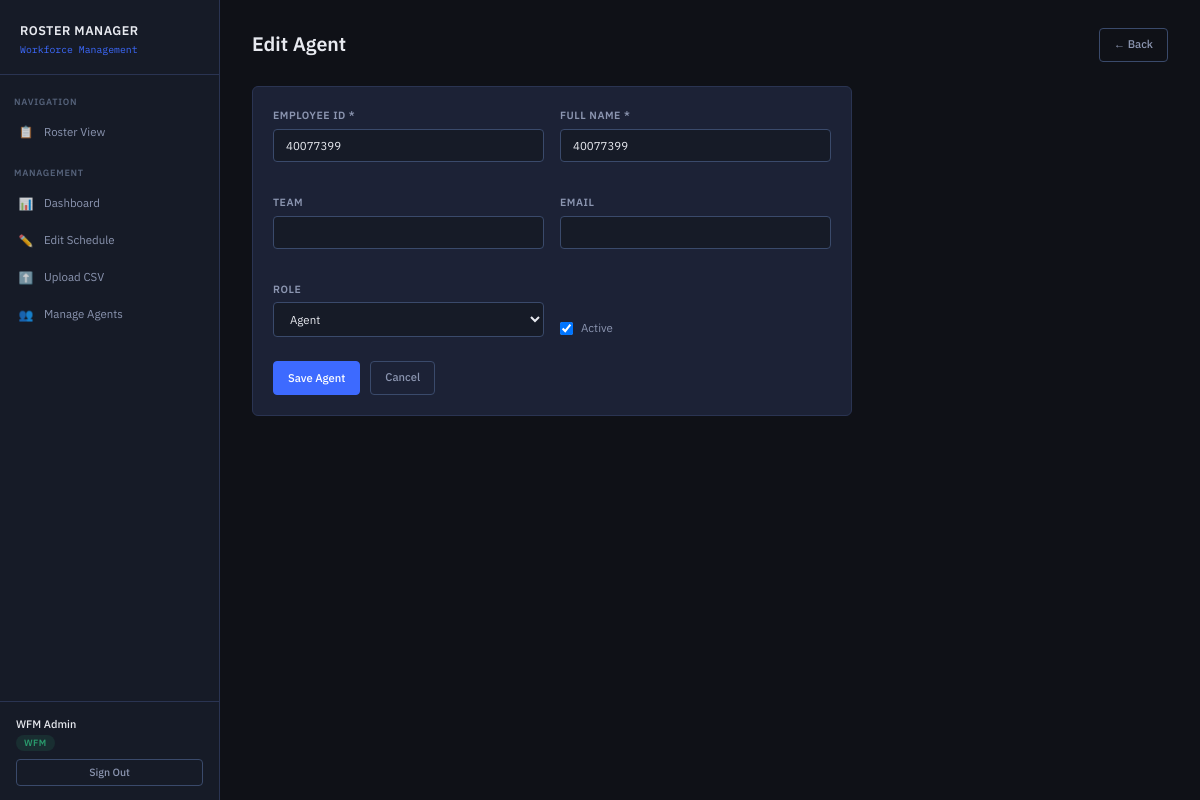
/edit-agent/59/ (signed in), run on the app's committed database.
### roster/models.py (models this page shows, shortened)
class UserProfile(models.Model):
    ROLE_CHOICES = [
        ('wfm', 'WFM'),
        ('supervisor', 'Supervisor'),
        ('agent', 'Agent'),
    ]
    user = models.OneToOneField(User, on_delete=models.CASCADE, null=True, blank=True)
    role = models.CharField(max_length=20, choices=ROLE_CHOICES, default='agent')
    employee_id = models.CharField(max_length=50, unique=True)
    full_name = models.CharField(max_length=200)
    team = models.CharField(max_length=100, blank=True)
    email = models.EmailField(blank=True)
    is_active = models.BooleanField(default=True)
    created_at = models.DateTimeField(auto_now_add=True)
    class Meta:
        ordering = ['full_name']

### roster/views.py (the view)
# urls.py: path('edit-agent/<int:agent_id>/', views.edit_agent, name='edit_agent'),
@login_required
@wfm_required
def edit_agent(request, agent_id):
    agent = get_object_or_404(UserProfile, id=agent_id)
    if request.method == 'POST':
        form = AgentForm(request.POST, instance=agent)
        if form.is_valid():
            form.save()
            messages.success(request, 'Agent updated.')
            return redirect('manage_agents')
    else:
        form = AgentForm(instance=agent)
    return render(request, 'roster/agent_form.html', {
        'form': form, 'title': 'Edit Agent',
        'user_role': get_role(request.user),
    })

### roster/forms.py
class AgentForm(forms.ModelForm):
    class Meta:
        model = UserProfile
        fields = ['employee_id', 'full_name', 'team', 'email', 'role', 'is_active']
        widgets = {
            'employee_id': forms.TextInput(attrs={'class': 'form-control'}),
            'full_name': forms.TextInput(attrs={'class': 'form-control'}),
            'team': forms.TextInput(attrs={'class': 'form-control'}),
            'email': forms.EmailInput(attrs={'class': 'form-control'}),
            'role': forms.Select(attrs={'class': 'form-control'}),
        }

### roster/views.py (called while the page is built)
def get_role(user):
    if not user.is_authenticated:
        return 'agent'
    try:
        return user.userprofile.role
    except UserProfile.DoesNotExist:
        return 'agent'

### templates/roster/agent_form.html (shortened to what this page needs)
{% extends 'roster/base.html' %}
{% block content %}
<div class="page-header">
  <div class="page-title">{{ title }}</div>
  <a href="{% url 'manage_agents' %}" class="btn btn-outline">← Back</a>
</div>
<div class="card" style="max-width:600px;">
  <form method="post" novalidate>
    <div class="form-grid">
      <div class="form-group">
        <label class="form-label">Employee ID *</label>
        {{ form.employee_id }}
      </div>
      <div class="form-group">
        <label class="form-label">Full Name *</label>
        {{ form.full_name }}
      </div>
      <div class="form-group">
        <label class="form-label">Team</label>
        {{ form.team }}
      </div>
      <div class="form-group">
        <label class="form-label">Email</label>
        {{ form.email }}
      </div>
      <div class="form-group">
        <label class="form-label">Role</label>
        {{ form.role }}
      </div>
      <div class="form-group" style="display:flex;align-items:flex-end;gap:10px;">
        <label style="display:flex;align-items:center;gap:8px;cursor:pointer;font-size:0.82rem;color:var(--text-secondary);">
          {{ form.is_active }} Active
        </label>
      </div>
    </div>
    <div style="display:flex;gap:10px;margin-top:8px;">
      <button type="submit" class="btn btn-primary">Save Agent</button>
      <a href="{% url 'manage_agents' %}" class="btn btn-outline">Cancel</a>
    </div>
  </form>
</div>
{% endblock %}

### templates/roster/base.html (shortened to what this page needs)
<!DOCTYPE html>
<html lang="en">
<head>
{% load static %}
<link rel="stylesheet" href="{% static 'css/main.css' %}">
</head>
<body>
{% if user.is_authenticated %}
<aside class="sidebar">
  <div class="sidebar-brand">
    <h1>Roster Manager</h1>
    <span>Workforce Management</span>
  </div>
  <nav class="sidebar-nav">
    <div class="nav-section">Navigation</div>
    <a href="{% url 'roster' %}" class="nav-item {% if request.resolver_match.url_name == 'roster' %}active{% endif %}">
      <span class="nav-icon">📋</span> Roster View
    </a>
    {% if user_role in 'wfm supervisor' %}
    <div class="nav-section" style="margin-top:8px;">Management</div>
    <a href="{% url 'dashboard' %}" class="nav-item {% if request.resolver_match.url_name == 'dashboard' %}active{% endif %}">
      <span class="nav-icon">📊</span> Dashboard
    </a>
    <a href="{% url 'edit_schedule' %}" class="nav-item {% if request.resolver_match.url_name == 'edit_schedule' %}active{% endif %}">
      <span class="nav-icon">✏️</span> Edit Schedule
    </a>
    {% endif %}
    {% if user_role == 'wfm' %}
    <a href="{% url 'upload_schedule' %}" class="nav-item {% if request.resolver_match.url_name == 'upload_schedule' %}active{% endif %}">
      <span class="nav-icon">⬆️</span> Upload CSV
    </a>
    <a href="{% url 'manage_agents' %}" class="nav-item {% if request.resolver_match.url_name == 'manage_agents' %}active{% endif %}">
      <span class="nav-icon">👥</span> Manage Agents
    </a>
    {% endif %}
  </nav>
  <div class="sidebar-footer">
    <div class="user-info">
      <strong>{{ user.get_full_name|default:user.username }}</strong>
      <span class="role-badge {{ user_role }}">{{ user_role|upper }}</span>
    </div>
    <a href="{% url 'logout' %}" class="btn btn-outline btn-sm" style="width:100%; justify-content:center;">
      Sign Out
    </a>
  </div>
</aside>
{% endif %}
<main class="main-content {% if not user.is_authenticated %}no-sidebar{% endif %}">
  {% block content %}{% endblock %}
</main>
</body>
</html>

### static/css/main.css (style rules this page uses)
:root { --bg-primary: #0f1117; --bg-secondary: #161b27; --bg-card: #1c2236; --bg-hover: #222b42; --border: #2a3452; --border-light: #3a4a6b; --text-primary: #e8eaf0; --text-secondary:#8b95b0; --text-muted: #55627a; --accent: #3d6aff; --accent-hover: #5580ff; --accent-soft: rgba(61,106,255,0.12); --success: #2a9d6e; --success-bg: rgba(42,157,110,0.12); --warning: #e8a328; --warning-bg: rgba(232,163,40,0.12); --danger: #e05252; --danger-bg: rgba(224,82,82,0.12); --info: #3fa9c7; --info-bg: rgba(63,169,199,0.12); --sidebar-w: 220px; --radius: 6px; --radius-sm: 4px; }
*, *::before, *::after { box-sizing: border-box; margin: 0; padding: 0; }
html { font-size: 14px; }
body { font-family: 'IBM Plex Sans', sans-serif; background: var(--bg-primary); color: var(--text-primary); min-height: 100vh; line-height: 1.6; }
.sidebar { position: fixed; top: 0; left: 0; width: var(--sidebar-w); height: 100vh; background: var(--bg-secondary); border-right: 1px solid var(--border); display: flex; flex-direction: column; z-index: 100; }
.sidebar-brand { padding: 20px 20px 16px; border-bottom: 1px solid var(--border); }
.sidebar-brand h1 { font-size: 0.9rem; font-weight: 600; color: var(--text-primary); letter-spacing: 0.04em; text-transform: uppercase; }
.sidebar-brand span { display: block; font-size: 0.7rem; color: var(--accent); font-family: 'IBM Plex Mono', monospace; margin-top: 2px; }
.sidebar-nav { flex: 1; padding: 12px 0; overflow-y: auto; }
.nav-section { padding: 8px 14px 4px; font-size: 0.65rem; font-weight: 600; color: var(--text-muted); text-transform: uppercase; letter-spacing: 0.08em; }
.nav-item { display: flex; align-items: center; gap: 10px; padding: 9px 16px; color: var(--text-secondary); text-decoration: none; font-size: 0.82rem; font-weight: 400; transition: background 0.15s, color 0.15s; border-left: 2px solid transparent; }
.nav-icon { width: 16px; text-align: center; font-size: 0.85rem; opacity: 0.8; }
.sidebar-footer { padding: 14px 16px; border-top: 1px solid var(--border); }
.user-info { font-size: 0.78rem; color: var(--text-secondary); margin-bottom: 8px; }
.user-info strong { display: block; color: var(--text-primary); font-weight: 500; }
.role-badge { display: inline-block; padding: 1px 8px; border-radius: 20px; font-size: 0.65rem; font-weight: 600; text-transform: uppercase; letter-spacing: 0.05em; background: var(--accent-soft); color: var(--accent); }
.role-badge.wfm { background: rgba(42,157,110,0.15); color: var(--success); }
.main-content { margin-left: var(--sidebar-w); padding: 28px 32px; min-height: 100vh; }
.page-header { margin-bottom: 24px; display: flex; align-items: flex-start; justify-content: space-between; gap: 16px; flex-wrap: wrap; }
.page-title { font-size: 1.4rem; font-weight: 600; color: var(--text-primary); }
.card { background: var(--bg-card); border: 1px solid var(--border); border-radius: var(--radius); padding: 20px; margin-bottom: 20px; }
.btn { display: inline-flex; align-items: center; gap: 6px; padding: 7px 14px; border-radius: var(--radius-sm); font-size: 0.8rem; font-weight: 500; font-family: 'IBM Plex Sans', sans-serif; cursor: pointer; border: 1px solid transparent; transition: all 0.15s; text-decoration: none; white-space: nowrap; }
.btn-primary { background: var(--accent); color: white; border-color: var(--accent); }
.btn-outline { background: transparent; color: var(--text-secondary); border-color: var(--border-light); }
.btn-sm { padding: 4px 10px; font-size: 0.75rem; }
.form-group { margin-bottom: 16px; }
.form-label { display: block; font-size: 0.75rem; font-weight: 600; color: var(--text-secondary); text-transform: uppercase; letter-spacing: 0.05em; margin-bottom: 5px; }
.form-control { width: 100%; padding: 8px 12px; background: var(--bg-secondary); border: 1px solid var(--border-light); border-radius: var(--radius-sm); color: var(--text-primary); font-size: 0.82rem; font-family: 'IBM Plex Sans', sans-serif; transition: border-color 0.15s; }
.form-control option { background: var(--bg-card); }
.form-grid { display: grid; grid-template-columns: 1fr 1fr; gap: 16px; }

### data on the page
UserProfile: role "WFM"
UserProfile: employee_id "40077399", full_name "40077399", role "Agent", is_active "☑"

### other printed values
{{ user.get_full_name|default:user.username }} "WFM Admin"
{{ title }} "Edit Agent"
